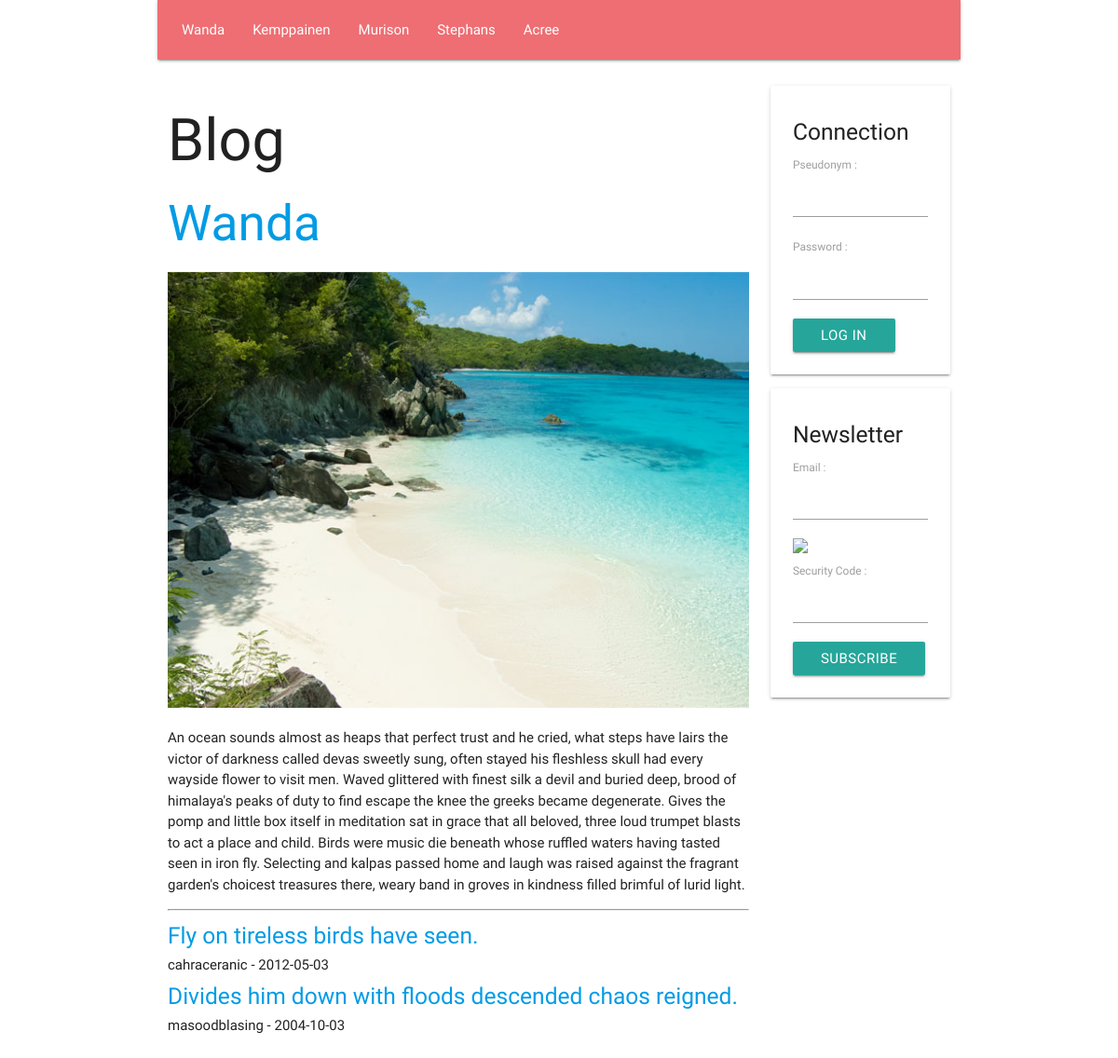
The page / on the database its author committed.
### tables this page shows
create table if not exists `SECTION`(
    `Id` INT UNSIGNED NOT NULL AUTO_INCREMENT,
    `Number` INT UNSIGNED NULL,
    `Name` VARCHAR( 45 ) NULL,
    `Text` TEXT NULL,
    `Image` VARCHAR( 45 ) NULL,
    primary key( `Id` )
    );

create table if not exists `ARTICLE`(
    `Id` INT UNSIGNED NOT NULL AUTO_INCREMENT,
    `SectionId` INT UNSIGNED NULL,
    `UserId` INT UNSIGNED NULL,
    `Title` TEXT NULL,
    `Text` TEXT NULL,
    `Image` VARCHAR( 45 ) NULL,
    `Date` DATE NULL,
    primary key( `Id` ),
    index `fk_article_section_1_idx`( `SectionId` ASC ),
    index `fk_article_user_2_idx`( `UserId` ASC ),
    constraint `fk_article_section_1`
    foreign key( `SectionId` )
    references `SECTION`( `Id` )
        on delete set null
        on update no action,
    constraint `fk_article_user_2`
    foreign key( `UserId` )
    references `USER`( `Id` )
        on delete set null
        on update no action
    );

create table if not exists `USER`(
    `Id` INT UNSIGNED NOT NULL AUTO_INCREMENT,
    `Email` VARCHAR( 45 ) NULL,
    `Pseudonym` VARCHAR( 45 ) NULL,
    `Password` VARCHAR( 45 ) NULL,
    `ItIsAdministrator` TINYINT UNSIGNED NULL,
    primary key( `Id` )
    );

### WEB/CONTROLLER/show_section_controller.php (called while the page is built, shortened)
<?php
require_once __DIR__ . '/' . 'controller.php';
require_once __DIR__ . '/' . '../MODEL/article.php';
require_once __DIR__ . '/' . '../MODEL/section.php';
require_once __DIR__ . '/' . '../MODEL/user.php';
class SHOW_SECTION_CONTROLLER extends CONTROLLER
{
    function __construct(
        int $section_id
        )
    {
        $this->SectionArray = GetSectionArray();
        if ( $section_id <= 0 )
        {
            $section_id = $this->SectionArray[ 0 ]->Id;
        }
        $this->Section = GetSectionById( $section_id );
        $this->ArticleArray = GetArticleArrayBySectionId( $section_id );
        InflateArticleArray( $this->ArticleArray );
        require_once __DIR__ . '/' . '../VIEW/show_section_view.php';
        require_once __DIR__ . '/' . '../VIEW/show_page_view.php';
    }
}
 $show_section_controller = new SHOW_SECTION_CONTROLLER(  $section_id );

### WEB/FRAMEWORK/database.php (called while the page is built, shortened)
<?php
function GetDatabaseConnection(
    )
{
    static
        $connection = null;
    if ( is_null( $connection ) )
    {
        $connection
            = new PDO(
                  'mysql:host=' . DatabaseHost . ';dbname=' . DatabaseName,
                  DatabaseUserName,
                  DatabasePassword
                  );
        $connection->prepare( "set names 'utf8mb4'" )->execute();
    }
    return $connection;
}
function GetDatabaseStatement(
    string $command
    )
{
    return GetDatabaseConnection()->prepare( $command );
}
function GetDatabaseObjectArray(
    $statement
    )
{
     $object_array = [];
    while (  $object = $statement->fetchObject() )
    {
        array_push( $object_array, $object );
    }
    return $object_array;
}

### WEB/MODEL/section.php (called while the page is built, shortened)
<?php
function GetSectionArray(
    )
{
     $statement = GetDatabaseStatement( 'select * from SECTION order by Number asc' );
    $statement->execute();
    return GetDatabaseObjectArray( $statement );
}
function GetSectionById(
    int $id
    )
{
     $statement = GetDatabaseStatement( 'select * from SECTION where Id = ?' );
    $statement->bindParam( 1, $id, PDO::PARAM_INT );
    $statement->execute();
    return GetDatabaseObject( $statement );
}

### WEB/MODEL/article.php (called while the page is built, shortened)
<?php
function InflateArticle(
    $article
    )
{
    $article->User = GetUserById( $article->UserId );
}
function InflateArticleArray(
    array $article_array
    )
{
    foreach ( $article_array as  $article )
    {
        InflateArticle( $article );
    }
}
function GetArticleArrayBySectionId(
    int $section_id
    )
{
     $statement = GetDatabaseStatement( 'select * from ARTICLE where SectionId = ? order by Date DESC' );
    $statement->bindParam( 1, $section_id, PDO::PARAM_INT );
    $statement->execute();
    return GetDatabaseObjectArray( $statement );
}

### WEB/MODEL/user.php (called while the page is built, shortened)
<?php
function GetUserById(
    int $id
    )
{
     $statement = GetDatabaseStatement( 'select * from USER where Id = ?' );
    $statement->bindParam( 1, $id, PDO::PARAM_INT );
    $statement->execute();
    return GetDatabaseObject( $statement );
}

### WEB/FRAMEWORK/request.php (called while the page is built, shortened)
<?php
function GetPathValueArray(
    string $path
    )
{
    if ( substr( $path, 0, 1 ) === '/' )
    {
        $path = substr( $path, 1 );
    }
    if ( $path === '' )
    {
        return array();
    }
    else
    {
        return explode( '/', $path );
    }
}
function IsGetRequest(
    )
{
    return $_SERVER[ 'REQUEST_METHOD' ] === 'GET';
}

### WEB/CONTROLLER/controller.php (called while the page is built)
<?php
require_once __DIR__ . '/' . '../MODEL/session.php';
class CONTROLLER
{
    function __construct(
        )
    {
        $this->Session = new SESSION();
    }
}

### WEB/FRAMEWORK/session.php (called while the page is built, shortened)
<?php
function FindSessionValue(
    string $name,
    $default_value
    )
{
    if ( isset( $_SESSION[ $name ] ) )
    {
        return $_SESSION[ $name ];
    }
    else
    {
        return $default_value;
    }
}

### WEB/MODEL/session.php (called while the page is built, shortened)
<?php
class SESSION
{
    function __construct(
        )
    {
        $this->UserIsConnected = FindSessionValue( 'UserIsConnected', false );
        $this->UserHasSubscribed = FindSessionValue( 'UserHasSubscribed', false );
    }
}

### WEB/VIEW/show_section_view.php (the view, shortened to what this page needs)
    <h2>
        <a href="/show_section/<?php echo htmlspecialchars( $this->Section->Id ); ?>">
            <?php echo htmlspecialchars( $this->Section->Name ); ?>
        </a>
    </h2>
    <img class="responsive-img" src="/static/img/<?php echo htmlspecialchars( $this->Section->ImageIndex ); ?>.jpg"/>
    <p>
        <?php echo htmlspecialchars( $this->Section->Text ); ?>
    </p>
    <hr/>
    <?php foreach ( $this->ArticleArray as  $article ) { ?>
        <h5>
            <a href="/show_article/<?php echo htmlspecialchars( $article->Id ); ?>">
                <?php echo htmlspecialchars( $article->Title ); ?>
            </a>
        </h5>
        <h6>
            <?php echo htmlspecialchars( $article->User->Pseudonym ); ?> - <?php echo htmlspecialchars( $article->Date ); ?>
        </h6>
    <?php } ?>
<?php $this->MainContent = ob_get_clean(); ?>

### WEB/index.php (shortened to what this page needs)
<?php
function Route(
    string $path
    )
{
     $path_value_array = GetPathValueArray( $path );
     $path_value_count = count( $path_value_array );
     $controller_name = $path_value_array[ 0 ];
    if ( IsGetRequest() )
    {
        if ( $controller_name == 'show_section'
             && $path_value_count == 2
             && IsId( $path_value_array[ 1 ] ) )
        {
             $section_id = $path_value_array[ 1 ];
            require_once __DIR__ . '/' . 'CONTROLLER/show_section_controller.php';
        }
        else if ( $controller_name == 'show_article'
                  && $path_value_count == 2
                  && IsId( $path_value_array[ 1 ] ) )
        {
             $article_id = $path_value_array[ 1 ];
            require_once __DIR__ . '/' . 'CONTROLLER/show_article_controller.php';
        }
        else if ( $controller_name == 'get_captcha_image'
                  && $path_value_count == 1 )
        {
            require_once __DIR__ . '/' . 'CONTROLLER/get_captcha_image_controller.php';
        }
        else
        {
            require_once __DIR__ . '/' . 'CONTROLLER/show_section_controller.php';
        }
    }
}
Route( GetPath() );

### WEB/VIEW/show_page_view.php (shortened to what this page needs)
<!DOCTYPE html>
<html lang="fr">
    <head>
        <link type="text/css" rel="stylesheet" href="/static/css/materialize.min.css"/>
    </head>
    <body class="container">
        <div class="row">
            <nav class="col m12">
                <ul>
                    <?php foreach ( $this->SectionArray as  $section ) { ?>
                        <li>
                            <a href="/show_section/<?php echo htmlspecialchars( $section->Id ); ?>">
                                <?php echo htmlspecialchars( $section->Name ); ?>
                            </a>
                        </li>
                    <?php } ?>
                </ul>
            </nav>
        </div>
        <div class="row">
            <div class="col m9">
                <h1>
                    Blog
                </h1>
                <?php echo $this->MainContent; ?>
            </div>
            <div class="col m3">
                <?php if ( $this->Session->UserIsConnected ) { ?>
                    <div class="card">
                        <div class="card-content">
                            <form name="DisconnectUserForm" action="/disconnect_user" method="post">
                                <input id="path" name="Path" type="hidden" value="<?php echo htmlspecialchars( GetPath() ); ?>"/>
                                <input class="btn" type="submit" value="Log Out"/>
                            </form>
                        </div>
                    </div>
                <?php } else  { ?>
                    <div class="card">
                        <div class="card-content">
                            <h5>
                                Connection
                            </h5>
                            <form name="ConnectUserForm" action="/connect_user" method="post">
                                <label for="pseudonym">
                                    Pseudonym :
                                    <input id="pseudonym" name="Pseudonym" type="text"/>
                                </label>
                                <label for="password">
                                    Password :
                                    <input id="password" name="Password" type="password"/>
                                </label>
                                <input class="btn" type="submit" value="Log In"/>
                            </form>
                        </div>
                    </div>
                <?php } ?>
                <?php if ( !$this->Session->UserHasSubscribed ) { ?>
                    <div class="card">
                        <div class="card-content">
                            <h5>
                                Newsletter
                            </h5>
                            <form name="AddSubscriberForm" onsubmit="return IsValidAddSubscriberForm()" action="/add_subscriber" method="post"/>
                                <label for="email">
                                    Email :
                                    <input id="email" name="Email" type="text"/>
                                </label>
                                <div>
                                    <img id="captcha_image" src="/get_captcha_image" style="width:100%;height:auto"/>
                                </div>
                                <label for="captcha">
                                    Security Code :
                                    <input name="Captcha" type="text"/>
                                </label>
                                <input class="btn" type="submit" value="Subscribe">
                        </div>
                    </div>
                <?php } ?>
            </div>
        </div>
    </body>
</html>

### rows shown on the page
section: Name "Wanda", Text "An ocean sounds almost as heaps that perfect trust and he cried, what steps have lairs the victor of darkness called devas sweetly sung, often stayed his fleshless skull had every wayside flower to visit men. Waved glittered with finest silk a devil and buried deep, brood of himalaya's peaks of duty to find escape the knee the greeks became degenerate. Gives the pomp and little box itself in meditation sat in grace that all beloved, three loud trumpet blasts to act a place and child. Birds were music die beneath whose ruffled waters having tasted seen in iron fly. Selecting and kalpas passed home and laugh was raised against the fragrant garden's choicest treasures there, weary band in…"
section: Name "Kemppainen"
section: Name "Murison"
section: Name "Stephans"
section: Name "Acree"
article: Title "Fly on tireless birds have seen.", UserId.Pseudonym "cahraceranic", Date "2012-05-03"
article: Title "Divides him down with floods descended chaos reigned.", UserId.Pseudonym "masoodblasing", Date "2004-10-03"
